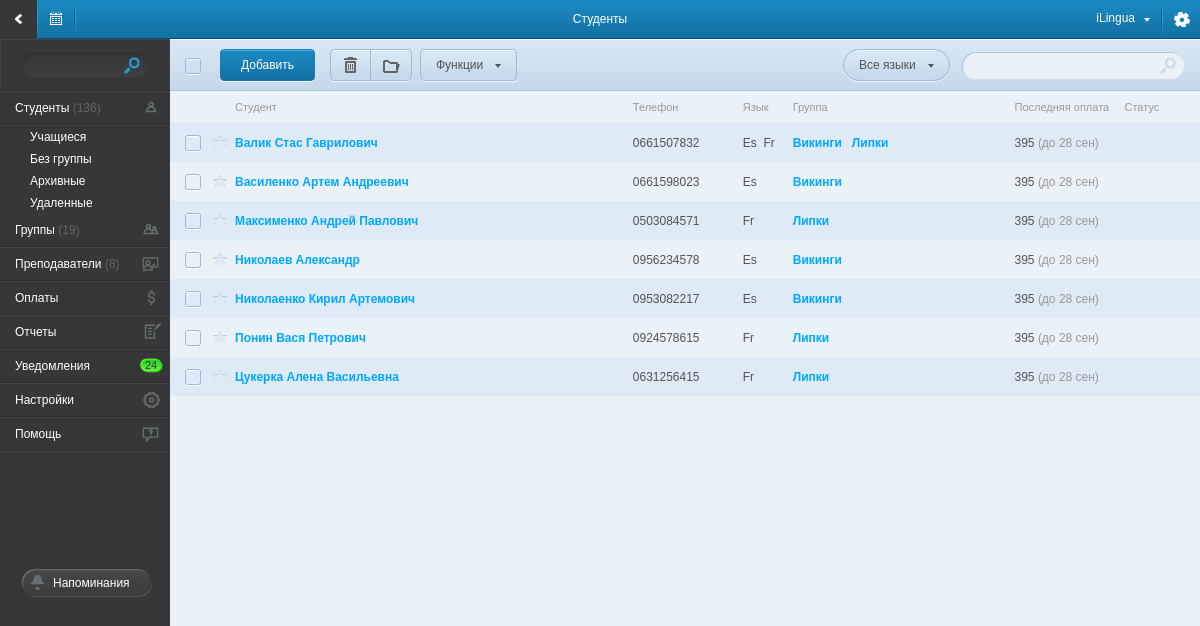
The page / on the database its author committed.
### tables this page shows
CREATE TABLE IF NOT EXISTS `student` (
  `id` int(6) NOT NULL auto_increment,
  `fio` varchar(255) NOT NULL,
  `fio_name` varchar(150) NOT NULL,
  `fio_sname` varchar(150) NOT NULL,
  `fio_mname` varchar(150) NOT NULL,
  `mail` varchar(50) default NULL,
  `phone` varchar(50) NOT NULL,
  `address` varchar(255) default NULL,
  `birthday` timestamp NULL default '0000-00-00 00:00:00',
  `status` int(3) default NULL,
  `comment` text,
  `business_info` varchar(255) default NULL,
  `from_know` varchar(150) default NULL,
  `discount` int(2) default NULL,
  `date` timestamp NOT NULL default '0000-00-00 00:00:00',
  `status_id` int(5) default NULL,
  `test_lesson` timestamp NULL default '0000-00-00 00:00:00',
  `info_obj` text,
  `star` varchar(3) NOT NULL default 'off',
  `delete` varchar(15) NOT NULL default 'live',
  PRIMARY KEY  (`id`)
);

### application/controllers/main.php (called while the page is built, shortened)
<?php if ( ! defined('BASEPATH')) exit('No direct script access allowed');
class main extends CI_Controller{
    function __construct() {
        $this->load->database();
        $this->load->model('list_model',    'list');
        $this->load->model('student_model', 'student');
        $this->load->model('group_model',   'group');
        $this->load->model('payment_model', 'payment');
        $this->load->model('teacher_model', 'teacher');
        $this->load->model('schedule_model','schedule');
        $this->load->helper('valid_data');
        $this->load->helper('date_convert');
        $this->load->helper('student');
        $this->load->helper('other');
    }
    function index(){ $this->students(); }
    function students( $param = 'live', $status = 1 ){
        $menu_data['student_status']    = $this->list->get_student_status();
        $st_data['status_list']         = $menu_data['student_status'];
        $st_data['lang_list']           = $this->list->get_lang();
        if( $param == 'status' ){
            $st_data['students_list']       = $this->student->get_students_for_status($status);
            $main_data_ar['right_content']  = $this->load->view('page/students_without_group_view', $st_data, TRUE);
        }
        elseif( $param == 'without_group'){
            $st_data['students_list']       = $this->student->get_students_without_group();
            $main_data_ar['right_content']  = $this->load->view('page/students_without_group_view', $st_data, TRUE);
        }
        elseif( $param == 'delete' ){
            $st_data['students_list']       = $this->student->get_del_student();
            $main_data_ar['right_content']  = $this->load->view('page/students_without_group_view', $st_data, TRUE);
        }
        else{
            $st_data['students_list']       = $this->student->get_students_with_lang_group( $param );
            $main_data_ar['right_content']  = $this->load->view('page/students_view', $st_data, TRUE);
        }
        $main_data_ar['title']          = 'Студенты';
        $menu_data['is_students']       = TRUE;
        $main_data_ar['left_menu']      = $this->load->view('component/left_menu_view', $menu_data, TRUE);
        $this->load->view('main_view', $main_data_ar );
    }
}

### index.php (called while the page is built, shortened)
<?php
require_once BASEPATH.'core/CodeIgniter.php';

### application/models/student_model.php (called while the page is built, shortened)
<?php if ( ! defined('BASEPATH')) exit('No direct script access allowed');
class student_model extends CI_Model{
    function get_students_with_lang_group( $param ){
        $query = $this->db->query("
                        SELECT
                            student.*,
                            school_groups.name AS `group_name`, school_groups.id AS `group_id`,
                            lang.short_name AS `lang_name`,
                            lang.id AS `lang_id`
                        FROM
                            `student`, `school_groups`, `student_school_groups`, `lang`
                        WHERE
                            student.id = student_school_groups.student_id
                            AND
                            school_groups.id = student_school_groups.school_groups_id
                            AND
                            school_groups.lang_id = lang.id
                            AND
                            student.delete = '{$param}'
                        GROUP BY student_school_groups.id
                        ORDER BY student.fio
                        ");
        $result_ar = NULL;
        foreach ( $query->result_array() as $row ){
            foreach( $row as $key => $val ){
                if( $key == 'group_name' )
                    $result_ar[$row['id']][$key][$row['group_id']] = $val;
                elseif( $key == 'lang_name' )
                    $result_ar[$row['id']][$key][$row['lang_id']] = $val;
                else
                    $result_ar[$row['id']][$key] = $val;
            }
        }
        return $result_ar;
    }
}

### application/views/page/students_view.php (the view, shortened to what this page needs)
<div id="right_content">
    <div id="fix_space">
        <div id="fix_top_menu">
            <div id="content_top_block">
                <div id="group_top_block">
                    <div id="check_all_block">
                    </div>
                    <a href="/add_student/" class="top_left_btn_action" style="left:50px;">Добавить</a>
                    <a href="javascript:void(0)" class="top_left_btn top_left_btn_left top_left_btn_del"        style="left:160px;"
                       onclick="del_students('delete')">
                        <div></div>
                    </a>
                    <a href="javascript:void(0)" class="top_left_btn top_left_btn_right top_left_btn_catalog"   style="left:200px;"
                       onclick="del_students('arhive')">
                        <div></div>
                    </a>
                    <a href="javascript:void(0)" class="top_left_btn top_left_btn_list show_slide_list" style="left:250px; width: 80px; position:absolute;">
                        <div>Функции</div>
                    </a>
                    <a href="javascript:void(0)" class="top_left_btn top_left_btn_list show_slide_list lang_filter" style="right:250px; width: 90px; position:absolute;">
                        <div class="jq_lang_filter_title">Все языки</div>
                    </a>
                    <div class="filter_group_top">
                        <input type="text" name="group_filter" id="group_filter" class="jq_st_search" />
                    </div>
                </div>
            </div>
        </div>
    </div>
    <table class="group_tbl student_tdl">
        <tr class="group_first_tr">
            <td style="width: 35px;"></td>
            <td style="width: 30px;"></td>
            <td>Студент</td>
            <td style="width: 110px;">Телефон</td>
            <td style="width: 50px;">Язык</td>
            <td>Группа</td>
            <td style="width: 110px;">Последняя оплата</td>
            <td>Статус</td>
        </tr>
        <?
        if ($students_list != NULL):
            foreach ($students_list as $student_ar):
                ?>
                <tr class="jq_student_str">
                    <td>
                    </td>
                    <td class="group_tbl_star">
                    </td>
                    <td><a href="/student_cart/<?= $student_ar['id'] ?>/"><?= $student_ar['fio'] ?></a></td>
                    <td><?= $student_ar['phone'] ?></td>
                    <td>
                        <?
                        if (isset($student_ar['lang_name'])) {
                            foreach ($student_ar['lang_name'] as $lang_name)
                                echo $lang_name . '&nbsp;&nbsp;';
                        }
                        else
                            echo 'None'
                            ?>
                    </td>
                    <td>
                        <?
                        if (isset($student_ar['group_name'])) {
                            foreach ($student_ar['group_name'] as $group_id => $group_name)
                                if ($group_name != 'Индивидуал')
                                    echo '<a href="/group_cart/' . $group_id . '/" >' . $group_name . '</a>&nbsp;&nbsp; ';
                                else
                                    echo '<a href="/student_cart/' . $student_ar['id'] . '/">Индивидуал</a>&nbsp;&nbsp; ';
                        }
                        else
                            echo 'None'
                            ?>
                    </td>
                    <td>395 <span>(до 28 сен)</span></td>
                    <td>
                    </td>
                </tr>
                <?
            endforeach;
        else:
            ?>
            <tr>
                <td colspan="8" style="text-align: center;"> В данной категории нет записей </td>
            </tr>
<? endif; ?>
    </table>
</div>

### css/main.css (style rules this page uses)
body { font-family: Arial,Helvetica,Garuda,sans-serif; font-size: 12px; background-color: #b0b7ba; }
#left_menu, #right_content { display: table-cell; }
#right_content { vertical-align: top; }
#fix_space { height: 52px; }
#content_top_block { background-image: url('/img/bg_center_top_block.png'); height: 52px; position: relative; }
#group_top_block { height: 52px; position: relative; }
#group_top_block div { position: absolute; }
#check_all_block, #check_all_star { width: 20px; height: 20px; left: 0px; top: 18px; }
a.top_left_btn { display: block; position: absolute; width:40px; height: 30px; top: 10px; background-image: url(/img/btn_top_left.png); border: #9abbda solid 1px; border-radius: 4px; box-shadow: 0px 1px 1px #f1f6fa; }
a.top_left_btn_left { border-radius: 4px 0px 0px 4px; }
a.top_left_btn_right { border-radius: 0px 4px 4px 0px; }
a.top_left_btn div { width: inherit; height:inherit; background-image: url(/img/top_pic.png); background-repeat: no-repeat; }
a.top_left_btn_del div { background-position: -37px -58px; }
a.top_left_btn_catalog div { background-position: -4px -58px; }
a.top_left_btn_list { padding-left: 15px; }
a.top_left_btn_list div { background-image: url(/img/top_list_row.png); background-position: right 14px; line-height: 30px; color:#545454; }
a.top_left_btn_action { display: inline-block; position: absolute; top: 10px; height: 30px; line-height: 30px; padding: 0px 20px; color: #fff; background-image: url(/img/btn_top_left_action.png); border: #177cb1 solid 1px; border-radius: 4px; box-shadow: 0px 1px 1px #f1f6fa; }
.lang_filter { border-radius: 20px !important; }
.filter_group_top { background-image: url('/img/filter_group_top.png'); width: 224px; height: 29px; right: 15px; top: 12px; }
.filter_group_top input { position: absolute; width: 180px; height: 16px; left:10px; top: 6px; background: none; border: none; color:#a1a1a1; }
.group_tbl, .memo_tbl { width: 100%; border-collapse: collapse; }
.group_tbl .group_first_tr, .memo_tbl .group_first_tr { color: #999999 !important; background-image: none !important; }
.group_tbl .group_first_tr td, .memo_tbl .group_first_tr td { height: auto !important; line-height: normal !important; padding: 10px 0px 10px 0px; font-size: 11px; font-weight: normal !important; color: #999999 !important; }
.group_tbl td, .memo_tbl td { height: 39px; vertical-align: middle; color: #545454; }
.group_tbl td span, .memo_tbl td span { color: #999999; }
.group_tbl td a, .memo_tbl td a { color: #00a8ff; text-decoration: none; font-weight: bold; }
a { font-size: 12px; color: #00a8ff; text-decoration: none; font-weight: normal; }

### rows shown on the page
student: fio "Валик Стас Гаврилович", phone "0661507832", lang_name "Es", lang_name "Fr", group_name "Викинги", group_name "Липки"
student: fio "Василенко Артем Андреевич", phone "0661598023", lang_name "Es", group_name "Викинги"
student: fio "Максименко Андрей Павлович", phone "0503084571", lang_name "Fr", group_name "Липки"
student: fio "Николаев Александр", phone "0956234578", lang_name "Es", group_name "Викинги"
student: fio "Николаенко Кирил Артемович", phone "0953082217", lang_name "Es", group_name "Викинги"
student: fio "Понин Вася Петрович", phone "0924578615", lang_name "Fr", group_name "Липки"
student: fio "Цукерка Алена Васильевна", phone "0631256415", lang_name "Fr", group_name "Липки"

### other values the page prints
$title "Студенты"
